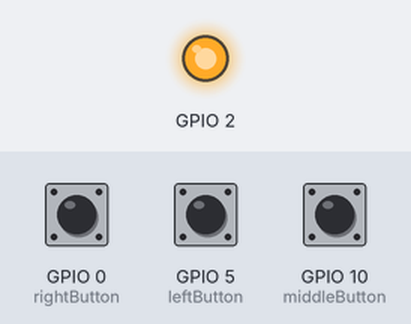
Recording of a sketch running on a simulated ESP8266 (NodeMCU). Parts: output pins drawn as LEDs (lit = HIGH). Inputs (shaded band) come from the test bench; at power-on: GPIO 0 (rightButton) HIGH, GPIO 5 (leftButton) HIGH, GPIO 10 (middleButton) HIGH. WiFi joins after 1.5 s; servers stay silent unless stated; no MQTT or app messages arrive unless stated; what the sketch prints to the serial monitor is not drawn.

Above: at 0.1 s.
At 2.7 s:
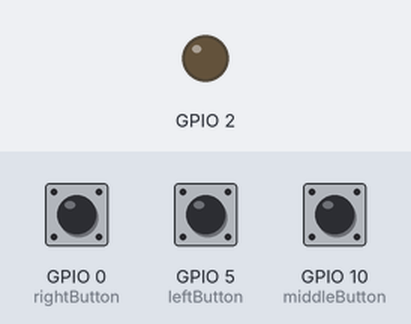
2.8 s: GPIO 0 (rightButton) pulled LOW for 0.15 s
4.4 s: GPIO 5 (leftButton) pulled LOW for 0.15 s
6.0 s: GPIO 10 (middleButton) pulled LOW for 0.15 s
Timing chart, 0 to 9.0 s (numbered marks = the images above; inputs shaded):
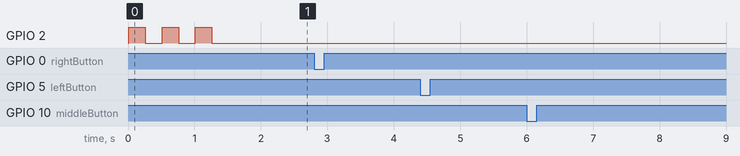

The sketch:

buttonbox.ino
```cpp
#include <ESP8266WiFi.h>
#include <PubSubClient.h>

// Network settings
const char* ssid = "beekmannen";
const char* password = "3030303030";

// PubSub settings
const char* mqtt_server = "192.168.0.55";
const char* topic = "components/buttonboxwhite/";

// Button settings
const int leftButton = 5;
bool leftButtonState = false;
bool leftButtonCurrent = false;

const int middleButton = 10;
bool middleButtonState = false;
bool middleButtonCurrent = false;

const int rightButton = 0;
bool rightButtonState = false;
bool rightButtonCurrent = false;

const bool pressed = false;

// Temperature
unsigned long previousMillis = 0;  // will store last time temp was read
const long interval = 30000;      // interval at which to read sensor

WiFiClient espClient;
PubSubClient client(espClient);

void setup_wifi() {
  delay(10);

  // We start by connecting to a WiFi network
  Serial.println();
  Serial.print("Connecting to ");
  Serial.println(ssid);

  WiFi.begin(ssid, password);

  while (WiFi.status() != WL_CONNECTED) {
    digitalWrite(BUILTIN_LED, HIGH);
    delay(250);
    digitalWrite(BUILTIN_LED, LOW);
    delay(250);
    Serial.print(".");
  }
  digitalWrite(BUILTIN_LED, LOW);
  Serial.println("");
  Serial.println("WiFi connected");
  Serial.println("IP address: ");
  Serial.println(WiFi.localIP());
}

void reconnect() {
  // Loop until we're reconnected
  while (!client.connected()) {
    Serial.print("Attempting MQTT connection...");
    // Attempt to connect
    if (client.connect("ButtonBoxBlack")) {
      Serial.println("connected");
      digitalWrite(BUILTIN_LED, LOW);
    } else {
      Serial.print("failed, rc=");
      Serial.print(client.state());
      Serial.println(" try again in 5 seconds");
      // Wait 5 seconds before retrying
      digitalWrite(BUILTIN_LED, LOW);
      delay(2500);
      digitalWrite(BUILTIN_LED, HIGH);
      delay(2500);
    }
  }
}

void setup() {
  pinMode(leftButton, INPUT_PULLUP);   // Initialize left button pullup
  pinMode(middleButton, INPUT_PULLUP); // Initialize middle button pullup
  pinMode(rightButton, INPUT_PULLUP);  // Initialize right button pullup

  pinMode(BUILTIN_LED, OUTPUT);        // Initialize the BUILTIN_LED pin as an output
  Serial.begin(115200);
  setup_wifi();
  client.setServer(mqtt_server, 1883);
}

void loop() {

  if (!client.connected()) {
    reconnect();
  }
  client.loop();

  leftButtonState = digitalRead(leftButton);
  if(leftButtonState != leftButtonCurrent) {
    if(leftButtonState == pressed) {
      char msg[2];
      sprintf(msg, "{}");
      char outputTopic[80];
      sprintf(outputTopic,"%sleftButton",topic);
      Serial.println(outputTopic);
      client.publish(outputTopic, msg);
    }
    leftButtonCurrent = leftButtonState;
  }

  middleButtonState = digitalRead(middleButton);
  if(middleButtonState != middleButtonCurrent) {
    if(middleButtonState == pressed) {
      char msg[2];
      sprintf(msg, "{}");
      char outputTopic[80];
      sprintf(outputTopic,"%smiddleButton",topic);
      Serial.println(outputTopic);
      client.publish(outputTopic, msg);
    }
    middleButtonCurrent = middleButtonState;
  }

  rightButtonState = digitalRead(rightButton);
  if(rightButtonState != rightButtonCurrent) {
    if(rightButtonState == pressed) {
      char msg[2];
      sprintf(msg, "{}");
      char outputTopic[80];
      sprintf(outputTopic,"%srightButton",topic);
      Serial.println(outputTopic);
      client.publish(outputTopic, msg);
    }
    rightButtonCurrent = rightButtonState;
  }

  unsigned long currentMillis = millis();

  // Check if <interval> seconds have passed, send the temperature
  if((currentMillis - previousMillis) >= interval) {
    // save the last time you read the sensor
    previousMillis = currentMillis;


    int reading = analogRead(A0);
    float voltage = reading * 3.0;
    voltage /= 1024.0;
    float temperature = (voltage - 0.5) * 100 ;
    Serial.print(temperature); Serial.println(" degrees C");
    String temp = String(temperature, DEC);
    char tempBuf[20];
    dtostrf(temperature, 0, 1, tempBuf);
    char msg[80];
    sprintf(msg, "{\"value\":%s}", tempBuf);
    char outputTopic[80];
    sprintf(outputTopic,"%stemperature",topic);
    client.publish(outputTopic, msg);
  }

}
```

Measured:
- after the input at 2.8 s, every drawn part: stays the same
- after the input at 4.4 s, every drawn part: stays the same
- after the input at 6.0 s, every drawn part: stays the same
